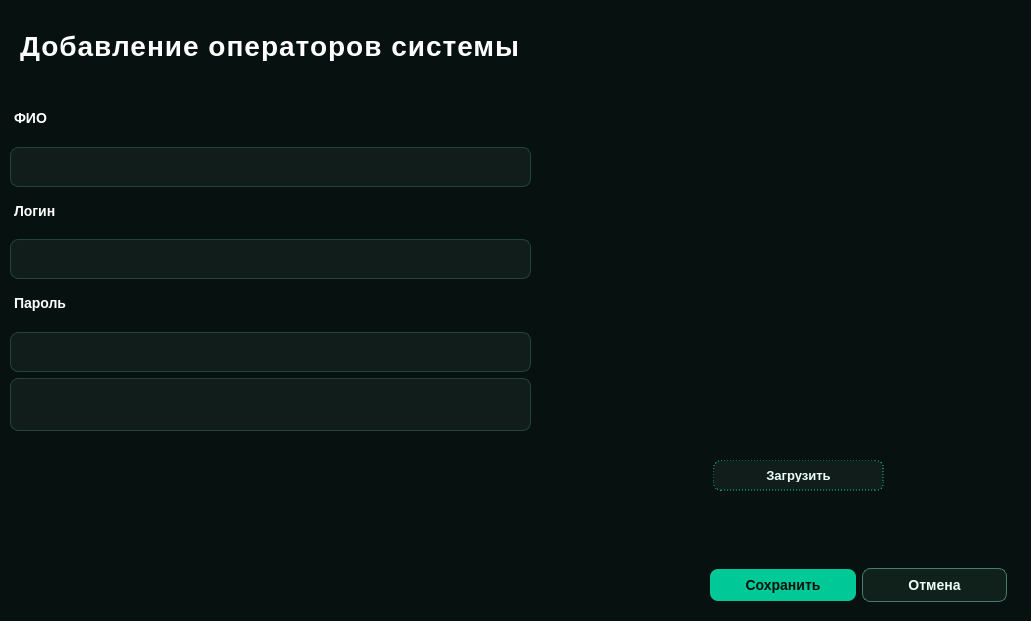
<?xml version="1.0" encoding="UTF-8"?>
<ui version="4.0">
 <class>Form</class>
 <widget class="QWidget" name="Form">
  <property name="geometry">
   <rect>
    <x>0</x>
    <y>0</y>
    <width>1031</width>
    <height>621</height>
   </rect>
  </property>
  <property name="minimumSize">
   <size>
    <width>1031</width>
    <height>621</height>
   </size>
  </property>
  <property name="maximumSize">
   <size>
    <width>1031</width>
    <height>621</height>
   </size>
  </property>
  <property name="windowTitle">
   <string>Form</string>
  </property>
  <property name="styleSheet">
   <string notr="true">/* === ФОРМА ДОБАВЛЕНИЯ ОПЕРАТОРА === */

/* Основной контейнер формы - тёмный фон */
QWidget#AddPersonForm,
QWidget#Form {
    background-color: #07110f;
}

/* Заголовок формы */
QLabel#label_headline {
    font-size: 28px;
    font-weight: 700;
    color: #ffffff;
    letter-spacing: 1px;
    background-color: transparent;
}

/* Подпись под фото */
QLabel#label_photo {
    font-size: 13px;
    color: #6e8f84;
    font-weight: 500;
    background-color: transparent;
}

/* Лейблы полей ввода - БЕЛЫЙ ТЕКСТ */
QLabel#label_Name,
QLabel#label_Login,
QLabel#label_Password {
    color: #ffffff;
    font-size: 14px;
    font-weight: 600;
    background-color: transparent;
    padding-bottom: 5px;
}
/* Кнопка загрузки фото - КОМПАКТНАЯ */
QPushButton#pushButton_loading {
    background-color: #101d1a;
    border: 1px dashed #00c896;
    border-radius: 8px;
    padding: 8px 15px;
    color: #ecfff8;
    font-size: 13px;
    font-weight: 500;
    min-width: 120px;
}

QPushButton#pushButton_loading:hover {
    background-color: #132420;
    border: 1px dashed #00e0a8;
    color: #ffffff;
}

QPushButton#pushButton_loading:pressed {
    background-color: #0d1f1a;
    border: 1px dashed #009f77;
}

/* Кнопка Сохранить - КОМПАКТНАЯ */
QPushButton#pushButton_Save {
    background-color: #00c896;
    border: none;
    border-radius: 8px;
    padding: 8px 20px;
    color: #04110d;
    font-size: 14px;
    font-weight: 600;
    min-width: 100px;
}

QPushButton#pushButton_Save:hover {
    background-color: #00d39f;
}

QPushButton#pushButton_Save:pressed {
    background-color: #00b98b;
}

/* Кнопка Отмена - КОМПАКТНАЯ */
QPushButton#pushButton_Cancel {
    background-color: #10201b;
    color: #ecfff8;
    border: 1px solid #4a7c6a;
    border-radius: 8px;
    padding: 8px 20px;
    font-size: 14px;
    font-weight: 500;
    min-width: 100px;
}

QPushButton#pushButton_Cancel:hover {
    background-color: #1a3d32;
    border: 1px solid #5a9c8a;
    color: #ffffff;
}

QPushButton#pushButton_Cancel:pressed {
    background-color: #0d1f1a;
}

/* Выпадающий список ролей - КОМПАКТНЫЙ */
QComboBox#comboBox_Role {
    background-color: #101d1a;
    border: 1px solid #21453b;
    border-radius: 8px;
    padding: 8px 12px;
    color: #f2fffb;
    font-size: 14px;
    min-height: 15px;
    max-height: 35px;
}

QComboBox#comboBox_Role:hover {
    border: 1px solid #00b98b;
}

QComboBox#comboBox_Role:focus {
    border: 1px solid #00d39f;
}

QComboBox#comboBox_Role::drop-down {
    border: none;
    width: 25px;
}

QComboBox#comboBox_Role::down-arrow {
    image: none;
    border-left: 4px solid transparent;
    border-right: 4px solid transparent;
    border-top: 5px solid #00c896;
    margin-right: 8px;
}

/* Выпадающее меню */
QComboBox#comboBox_Role QAbstractItemView {
    background-color: #0d1815;
    border: 1px solid #00c896;
    border-radius: 6px;
    selection-background-color: #00c896;
    selection-color: #04110d;
    outline: none;
    padding: 3px;
    min-height: 30px;
}

QComboBox#comboBox_Role QAbstractItemView::item {
    padding: 6px 10px;
    border-radius: 4px;
    min-height: 25px;
}

/* Поля ввода - КОМПАКТНЫЕ */
QLineEdit#lineEdit_Name,
QLineEdit#lineEdit_Login,
QLineEdit#lineEdit_Password {
    background-color: #101d1a;
    border: 1px solid #21453b;
    border-radius: 8px;
    padding: 8px 12px;
    color: #ffffff;
    font-size: 14px;
    min-height: 15px;
    max-height: 35px;
}

QLineEdit#lineEdit_Name:hover,
QLineEdit#lineEdit_Login:hover,
QLineEdit#lineEdit_Password:hover {
    border: 1px solid #00b98b;
}

QLineEdit#lineEdit_Name:focus,
QLineEdit#lineEdit_Login:focus,
QLineEdit#lineEdit_Password:focus {
    border: 1px solid #00d39f;
    background-color: #132420;
}</string>
  </property>
  <widget class="QLabel" name="label_headline">
   <property name="geometry">
    <rect>
     <x>20</x>
     <y>30</y>
     <width>511</width>
     <height>31</height>
    </rect>
   </property>
   <property name="text">
    <string>Добавление операторов системы</string>
   </property>
  </widget>
  <widget class="QWidget" name="verticalLayoutWidget_4">
   <property name="geometry">
    <rect>
     <x>10</x>
     <y>100</y>
     <width>521</width>
     <height>331</height>
    </rect>
   </property>
   <layout class="QVBoxLayout" name="verticalLayout_4">
    <item>
     <layout class="QVBoxLayout" name="verticalLayout">
      <item>
       <widget class="QLabel" name="label_Name">
        <property name="text">
         <string>ФИО</string>
        </property>
       </widget>
      </item>
      <item>
       <widget class="QLineEdit" name="lineEdit_Name">
        <property name="minimumSize">
         <size>
          <width>0</width>
          <height>33</height>
         </size>
        </property>
       </widget>
      </item>
     </layout>
    </item>
    <item>
     <layout class="QVBoxLayout" name="verticalLayout_2">
      <item>
       <widget class="QLabel" name="label_Login">
        <property name="text">
         <string>Логин</string>
        </property>
       </widget>
      </item>
      <item>
       <widget class="QLineEdit" name="lineEdit_Login">
        <property name="minimumSize">
         <size>
          <width>0</width>
          <height>33</height>
         </size>
        </property>
       </widget>
      </item>
     </layout>
    </item>
    <item>
     <layout class="QVBoxLayout" name="verticalLayout_3">
      <item>
       <widget class="QLabel" name="label_Password">
        <property name="text">
         <string>Пароль</string>
        </property>
       </widget>
      </item>
      <item>
       <widget class="QLineEdit" name="lineEdit_Password">
        <property name="minimumSize">
         <size>
          <width>0</width>
          <height>33</height>
         </size>
        </property>
       </widget>
      </item>
     </layout>
    </item>
    <item>
     <layout class="QVBoxLayout" name="verticalLayout_5">
      <item>
       <widget class="QComboBox" name="comboBox_Role">
        <property name="minimumSize">
         <size>
          <width>0</width>
          <height>33</height>
         </size>
        </property>
       </widget>
      </item>
     </layout>
    </item>
   </layout>
  </widget>
  <widget class="QWidget" name="horizontalLayoutWidget">
   <property name="geometry">
    <rect>
     <x>710</x>
     <y>560</y>
     <width>297</width>
     <height>50</height>
    </rect>
   </property>
   <layout class="QHBoxLayout" name="horizontalLayout">
    <item>
     <widget class="QPushButton" name="pushButton_Save">
      <property name="text">
       <string>Сохранить</string>
      </property>
     </widget>
    </item>
    <item>
     <widget class="QPushButton" name="pushButton_Cancel">
      <property name="text">
       <string>Отмена</string>
      </property>
     </widget>
    </item>
   </layout>
  </widget>
  <widget class="QPushButton" name="pushButton_loading">
   <property name="geometry">
    <rect>
     <x>713</x>
     <y>460</y>
     <width>171</width>
     <height>31</height>
    </rect>
   </property>
   <property name="text">
    <string>Загрузить</string>
   </property>
  </widget>
  <widget class="QLabel" name="label_photo">
   <property name="geometry">
    <rect>
     <x>650</x>
     <y>130</y>
     <width>311</width>
     <height>311</height>
    </rect>
   </property>
   <property name="text">
    <string/>
   </property>
   <property name="pixmap">
    <pixmap resource="icons.qrc">:/icon/icon_source_file/iconsAvatar300x300.png</pixmap>
   </property>
  </widget>
 </widget>
 <resources>
  <include location="icons.qrc"/>
 </resources>
 <connections/>
</ui>
